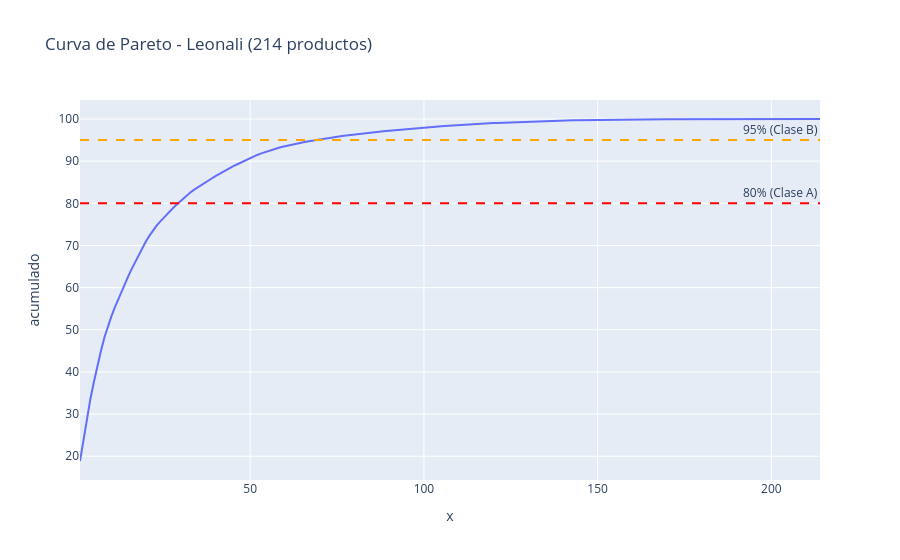

Notebook code cell kept with this figure:
### Code cell
fig = px.line(
    pareto,
    x=range(1, len(pareto)+1),
    y='acumulado',
    title='Curva de Pareto - Leonali (214 productos)'
)
fig.add_hline(y=80, line_dash="dash", line_color="red", annotation_text="80% (Clase A)")
fig.add_hline(y=95, line_dash="dash", line_color="orange", annotation_text="95% (Clase B)")
fig.show()
fig.write_image('../reports/09_curva_pareto.png', width=1200, height=500)

### Figure 1 — Plotly figure (JSON) as saved in the notebook; plotly's stock layout.template omitted (floating-point values rounded to 4 significant figures; data arrays with more than 128 entries replaced by an {"elided": "..."} marker saying what was removed)
{"data": [{"hovertemplate": "x=%{x}<br>acumulado=%{y}<extra></extra>", "legendgroup": "", "line": {"color": "#636efa", "dash": "solid"}, "marker": {"symbol": "circle"}, "mode": "lines", "name": "", "orientation": "v", "showlegend": false, "type": "scatter", "x": {"elided": "214 int values"}, "xaxis": "x", "y": {"elided": "214 float values"}, "yaxis": "y"}], "layout": {"annotations": [{"showarrow": false, "text": "80% (Clase A)", "x": 1, "xanchor": "right", "xref": "x domain", "y": 80, "yanchor": "bottom", "yref": "y"}, {"showarrow": false, "text": "95% (Clase B)", "x": 1, "xanchor": "right", "xref": "x domain", "y": 95, "yanchor": "bottom", "yref": "y"}], "legend": {"tracegroupgap": 0}, "shapes": [{"line": {"color": "red", "dash": "dash"}, "type": "line", "x0": 0, "x1": 1, "xref": "x domain", "y0": 80, "y1": 80, "yref": "y"}, {"line": {"color": "orange", "dash": "dash"}, "type": "line", "x0": 0, "x1": 1, "xref": "x domain", "y0": 95, "y1": 95, "yref": "y"}], "title": {"text": "Curva de Pareto - Leonali (214 productos)"}, "xaxis": {"anchor": "y", "domain": [0, 1], "title": {"text": "x"}}, "yaxis": {"anchor": "x", "domain": [0, 1], "title": {"text": "acumulado"}}}}
